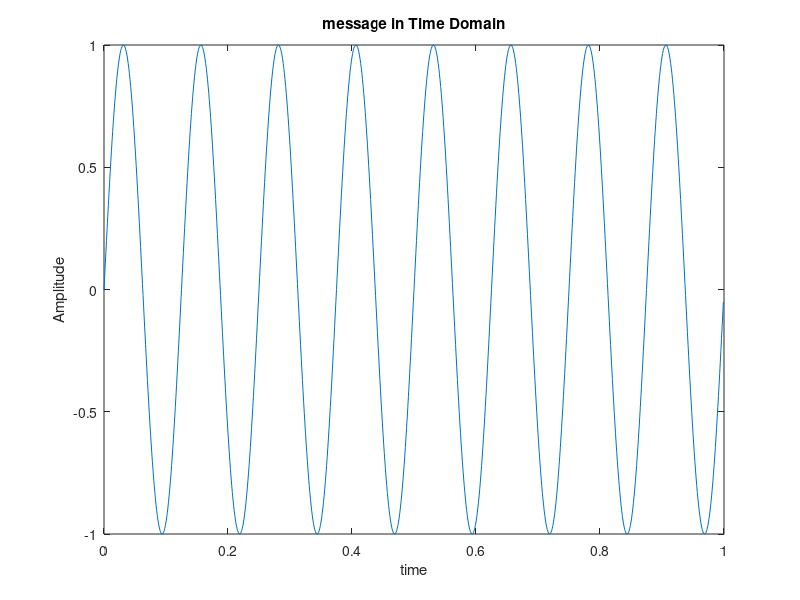
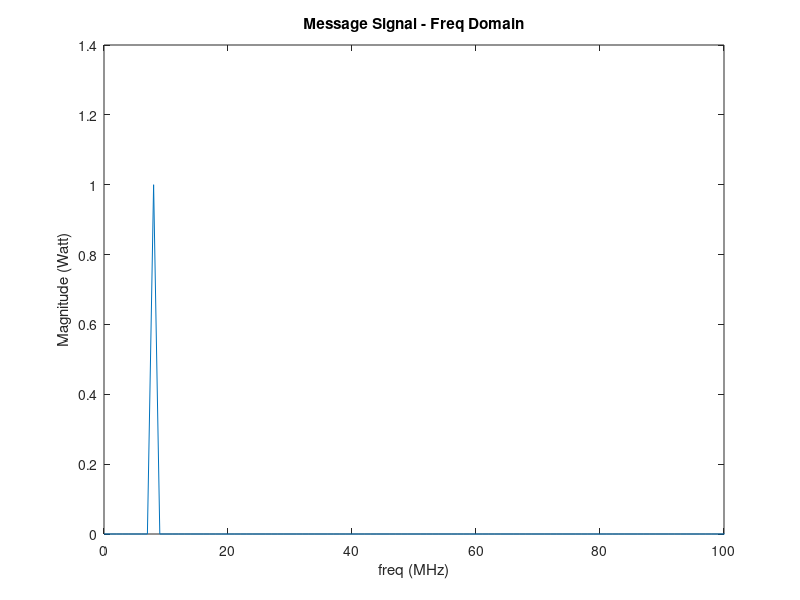
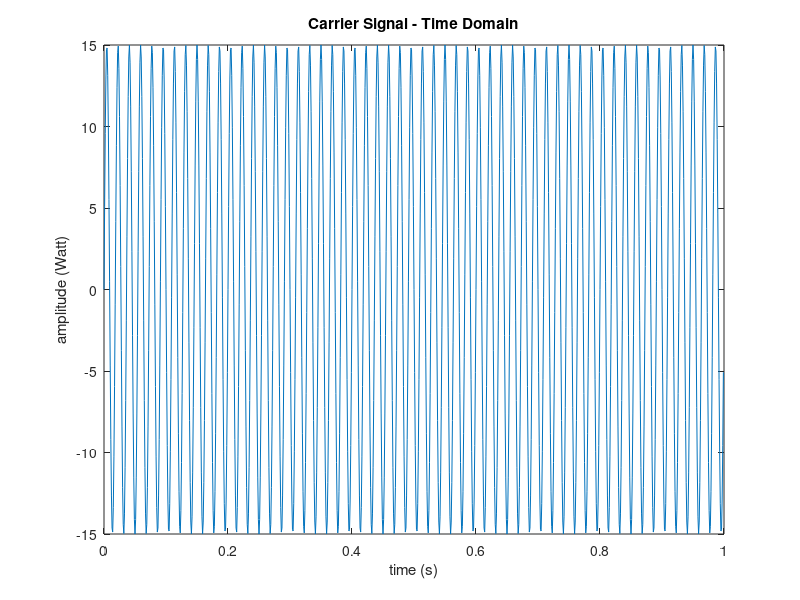
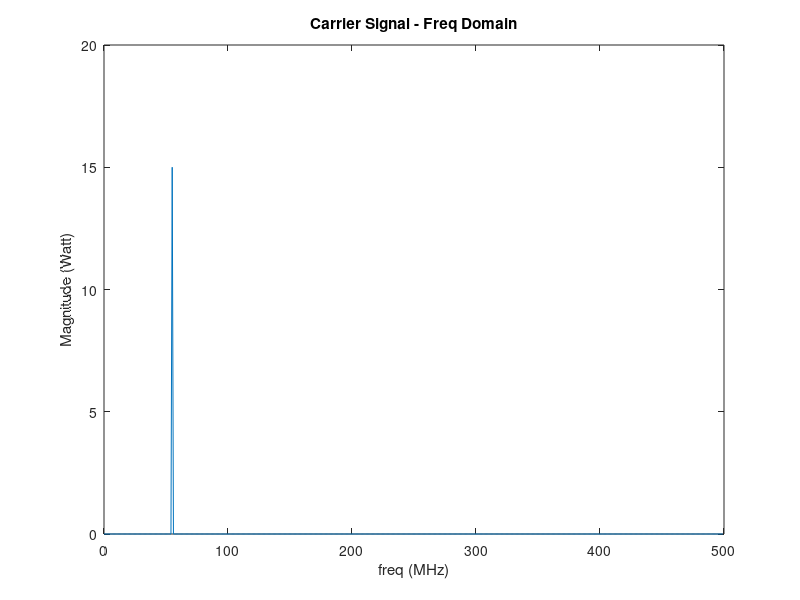

Write the MATLAB code that produced these figures, in order.
%persiapan signal generation sinyal info 8 Mhz
f_message=8;
fs=1000;%untuk frekuensi sampling
t = (0:1/fs:1-1/fs);
message=sin(2*pi*f_message.*t);
%%%plottingan time domain
figure(1)
plot (t,message)
title('message in Time Domain');
xlabel('time')
ylabel('Amplitude')
%%%plot

%ubah message menjadi frequency domain
L = length(message);%cari jumlah entri dari sinyal untuk fft proses
P_fft_single = fftshift(fft(message));%sinyal yang ingin di fft-kan
P_fft_single = P_fft_single(L/2+1:end);
P_fft_single = abs(2*P_fft_single)./L;
df = fs/L;
f = -fs/2:df:fs/2-df;
f = f(L/2+1:end)';
figure(2)
plot(f, P_fft_single);
xlim([0, 100])
title('Message Signal - Freq Domain');
xlabel('freq (MHz)')
ylabel('Magnitude (Watt)')
%persiapan signal info generator

%sinyal carrier dengan 55MHz 15watt sinus
%Isyarat Carrier
%sanity check
f_carrier = 55;%sinyal carrier
power=15;
carrier = power.*sin(2*pi*f_carrier*t);
carrier_fft = fftshift(fft(carrier));
carrier_fft=carrier_fft((0.5*L)+1:end);
carrier_fft = abs(2*carrier_fft)./L;
df = fs/L;
f = -fs/2:df:fs/2-df;
f = f(L/2+1:end)';
figure();
plot(t, carrier);
title('Carrier Signal - Time Domain');
xlabel('time (s)')
ylabel('amplitude (Watt)')
figure();
plot(f, carrier_fft);
title('Carrier Signal - Freq Domain');
xlabel('freq (MHz)')
ylabel('Magnitude (Watt)')

%modulasi sinyal
modulated = message.*carrier;
modulated_fft = fftshift(fft(modulated));
modulated_fft = abs(2*modulated_fft)./L;
df = fs/L;
f = (-L/2:L/2-1)*(fs/L);
figure();
plot(t, modulated);
title('Modulated Signal - Time Domain');
xlabel('Time (s)');
ylabel('Amplitude');
figure();
plot(f, modulated_fft);
title('Modulated Signal - Frequency Domain');
xlabel('Freq (MHz)');
ylabel('Magnitude');
xlim([0, 100])

%USB Filter

f1 = 52;
f2 = 100;
theta1 = (2*pi*f1)/fs;
theta2 = (2*pi*f2)/fs;
N = 10000;
n = (0:1:N-1);
hn = ((theta2/pi) .* sinc(((theta2).*(n-0.5*N))/pi) - (theta1/pi) .* sinc(((theta1).*(n-0.5*N))/pi));
hn = abs(fft(hn));
hn = hn(1:(0.5*N)+1);
axis_single=(0:N/2)*(fs/N);
figure();
plot(axis_single,hn);
title('USB Filter');
xlabel('frequency');
ylabel('filter gain');
xlim([0,100])

%low pass filter (ternyata buat aja f1=0)

f1_lp = 0;
f2_lp = 60;
theta1 = (2*pi*f1_lp)/fs;
theta2 = (2*pi*f2_lp)/fs;
N = 10000;
n = (0:1:N-1);
hn = ((theta2/pi) .* sinc(((theta2).*(n-0.5*N))/pi) - (theta1/pi) .* sinc(((theta1).*(n-0.5*N))/pi));
hn = abs(fft(hn));
hn = hn(1:(0.5*N)+1);
axis_single=(0:N/2)*(fs/N);
figure();
plot(axis_single,hn);
title('Lowpass Filter');
xlabel('frequency');
ylabel('filter gain');
xlim([0,100])


%Transmission line rg-59 55Mhz Coded as Cable1
%zin=33 2.5k/10m pakai 5km
cable1_lenght=5e3;%spec b dengan 20km kabel
attenuation1=6.4/100;%atenuasi kabel yang dipakai(dB/m)
cable1_loss=attenuation1*cable1_lenght;
gamma1=abs((33-50)/(33+50));%almost 1:5
gamma1_db=10*log10(1/1-(abs(gamma1)^2));
total_loss_line1=10^((-1)*(cable1_loss+gamma1_db)/10);
%Transmission line

%Transmission line rg-6 55Mhz coded as cable2
%zin=30 5k/10m pakai 5km
cable2_lenght=5e3;%spec b dengan 20km kabel
attenuation2=5.25/100;%atenuasi kabel yang dipakai(dB/m)
cable2_loss=attenuation2*cable2_lenght;
gamma2=abs((30-50)/(30+50));%1:4
gamma2_db=10*log10(1/1-(abs(gamma2)^2));
total_loss_line2=10^((-1)*(cable2_loss+gamma2_db)/10);
%Transmission line

%Transmission line Rg-11 55Mhz coded as cable 3
%zin=25 8k/10m pakai 10km
cable3_lenght=10e3;%spec b dengan 20km kabel
attenuation3=3.18/100;%atenuasi kabel yang dipakai(dB/m)
cable3_loss=attenuation3*cable3_lenght;
gamma3=abs((25-50)/(25+50));%1:3
gamma3_db=10*log10(1/1-(abs(gamma3)^2));
total_loss_line3=10^((-1)*(cable3_loss+gamma3_db)/10);
%Transmission line
transmission_loss=total_loss_line1+total_loss_line2+total_loss_line3;

%proses SSB
[b,a]=butter(2,(1/60),'high');
signal_ssb=filter(b,a,modulated);
ssb_fft = fftshift(fft(signal_ssb));
ssb_fft = abs(2*ssb_fft)./L;
%plot modulasi ssb
figure
plot(t,signal_ssb)
title('SSB Modulated - Time Domain');
xlabel('Time (s)');
ylabel('Amplitude');
figure();
plot(f,ssb_fft);
title('SSB Modulated-Freq');
xlabel('Freq');
ylabel('Magnitude');
xlim([0,100])


%proses transmisi
transmission=transmission_loss*signal_ssb;
capture=transmission.*carrier;

capture_fft = fftshift(fft(capture));
capture_fft = abs(2*capture_fft)./L;
%plot transmisi ssb
figure
plot(t,capture)
title('received - Time Domain');
xlabel('Time (s)');
ylabel('Amplitude');
figure();
plot(f,capture_fft);
title('received-Freq');
xlabel('Freq');
ylabel('Magnitude');
xlim([0,100])

%demod process

[b,a]=butter(2,(1/50),'low');
demod_res=filter(b,a,capture);

demod_fft = fftshift(fft(demod_res));
demod_fft = abs(2*demod_fft)./L;
%plot transmisi ssb
figure
plot(t,demod_res)
title('recovered - Time Domain');
xlabel('Time (s)');
ylabel('Amplitude');
figure();
plot(f,demod_fft);
title('recovered-Freq');
xlabel('Freq');
ylabel('Magnitude');
xlim([0,100])